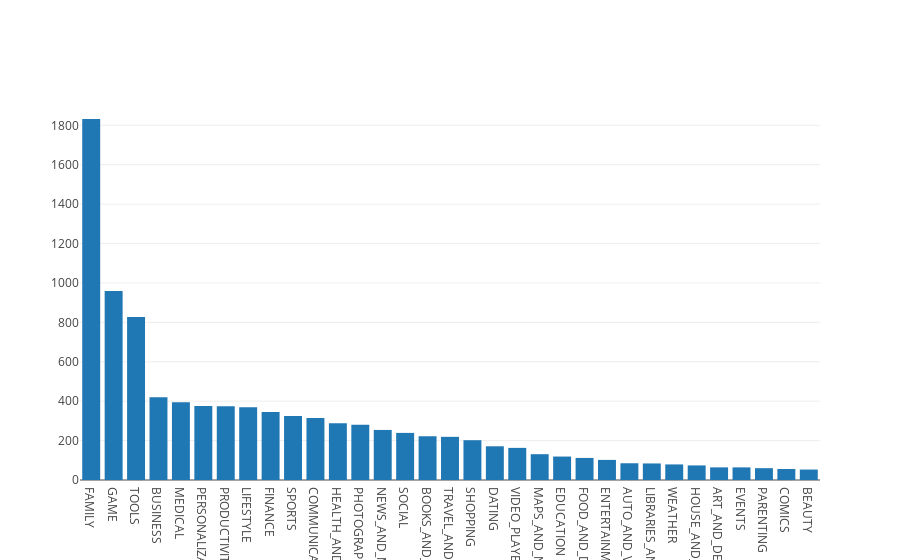

Write notebook code for a chart like this one.
### Markdown cell above
## 3. Exploring app categories
<p>With more than 1 billion active users in 190 countries around the world, Google Play continues to be an important distribution platform to build a global audience. For businesses to get their apps in front of users, it's important to make them more quickly and easily discoverable on Google Play. To improve the overall search experience, Google has introduced the concept of grouping apps into categories.</p>
<p>This brings us to the following questions:</p>
<ul>
<li>Which category has the highest share of (active) apps in the market? </li>
<li>Is any specific category dominating the market?</li>
<li>Which categories have the fewest number of apps?</li>
</ul>
<p>We will see that there are <code>33</code> unique app categories present in our dataset. <em>Family</em> and <em>Game</em> apps have the highest market prevalence. Interestingly, <em>Tools</em>, <em>Business</em> and <em>Medical</em> apps are also at the top.</p>

### Code cell
import plotly
plotly.offline.init_notebook_mode(connected=True)
import plotly.graph_objs as go

# Print the total number of unique categories
num_categories = len(apps['Category'].unique())
print('Number of categories = ', num_categories)

# Count the number of apps in each 'Category' and sort them in descending order
num_apps_in_category = apps['Category'].value_counts().sort_values(ascending = False)

data = [go.Bar(
        x = num_apps_in_category.index, # index = category name
        y = num_apps_in_category.values, # value = count
)]

plotly.offline.iplot(data)

### Figure 1 — Plotly figure (JSON) as saved in the notebook; plotly's stock layout.template omitted (floating-point values rounded to 4 significant figures)
{"data": [{"type": "bar", "x": ["FAMILY", "GAME", "TOOLS", "BUSINESS", "MEDICAL", "PERSONALIZATION", "PRODUCTIVITY", "LIFESTYLE", "FINANCE", "SPORTS", "COMMUNICATION", "HEALTH_AND_FITNESS", "PHOTOGRAPHY", "NEWS_AND_MAGAZINES", "SOCIAL", "BOOKS_AND_REFERENCE", "TRAVEL_AND_LOCAL", "SHOPPING", "DATING", "VIDEO_PLAYERS", "MAPS_AND_NAVIGATION", "EDUCATION", "FOOD_AND_DRINK", "ENTERTAINMENT", "AUTO_AND_VEHICLES", "LIBRARIES_AND_DEMO", "WEATHER", "HOUSE_AND_HOME", "ART_AND_DESIGN", "EVENTS", "PARENTING", "COMICS", "BEAUTY"], "y": [1832, 959, 827, 420, 395, 376, 374, 369, 345, 325, 315, 288, 281, 254, 239, 222, 219, 202, 171, 163, 131, 119, 112, 102, 85, 84, 79, 74, 64, 64, 60, 56, 53]}], "layout": {}}
